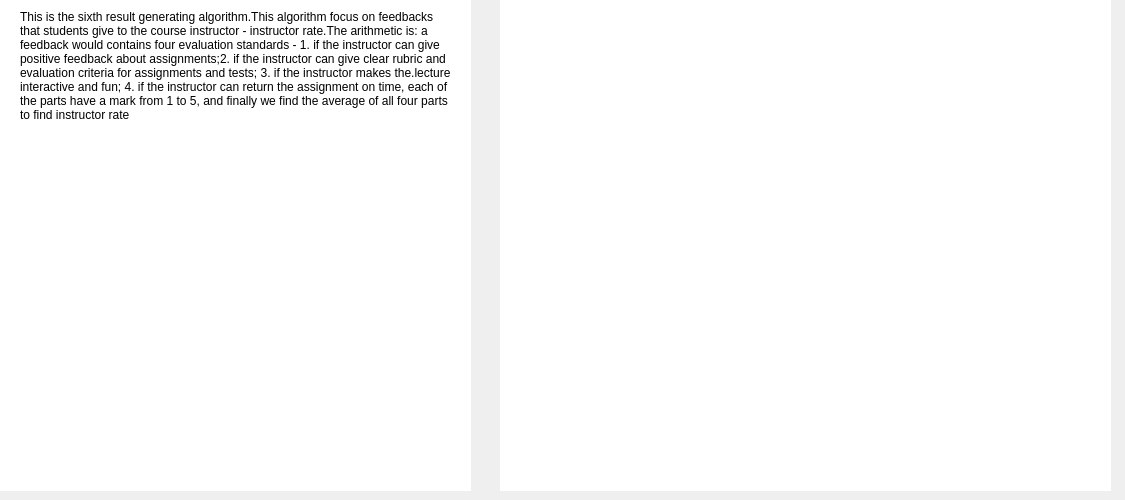
<?xml version="1.0" encoding="UTF-8"?>
<ui version="4.0">
 <class>detailedcontentdialog5</class>
 <widget class="QDialog" name="detailedcontentdialog5">
  <property name="geometry">
   <rect>
    <x>0</x>
    <y>0</y>
    <width>1125</width>
    <height>500</height>
   </rect>
  </property>
  <property name="windowTitle">
   <string>detailed result5</string>
  </property>
  <widget class="QWidget" name="graphWidget" native="true">
   <property name="geometry">
    <rect>
     <x>500</x>
     <y>0</y>
     <width>611</width>
     <height>491</height>
    </rect>
   </property>
   <property name="styleSheet">
    <string notr="true">background-color: rgb(255, 255, 255);</string>
   </property>
   <widget class="QWidget" name="graph" native="true">
    <property name="geometry">
     <rect>
      <x>10</x>
      <y>10</y>
      <width>601</width>
      <height>481</height>
     </rect>
    </property>
   </widget>
  </widget>
  <widget class="QWidget" name="paragraphWidget" native="true">
   <property name="geometry">
    <rect>
     <x>0</x>
     <y>0</y>
     <width>471</width>
     <height>491</height>
    </rect>
   </property>
   <property name="styleSheet">
    <string notr="true">background-color: rgb(255, 255, 255);</string>
   </property>
   <widget class="QLabel" name="description">
    <property name="geometry">
     <rect>
      <x>20</x>
      <y>10</y>
      <width>431</width>
      <height>171</height>
     </rect>
    </property>
    <property name="styleSheet">
     <string notr="true">font: 11pt &quot;Ubuntu&quot;;</string>
    </property>
    <property name="text">
     <string>This is the sixth result generating algorithm.This algorithm focus on feedbacks that students give to the course instructor - instructor rate.The arithmetic is: a feedback would contains four evaluation standards - 1. if the instructor can give positive feedback about assignments;2. if the instructor can give clear rubric and evaluation criteria for assignments and tests; 3. if the instructor makes the.lecture interactive and fun; 4. if the instructor can return the assignment on time, each of the parts have a mark from 1 to 5, and finally we find the average of all four parts to find instructor rate</string>
    </property>
    <property name="alignment">
     <set>Qt::AlignLeading|Qt::AlignLeft|Qt::AlignTop</set>
    </property>
    <property name="wordWrap">
     <bool>true</bool>
    </property>
   </widget>
   <widget class="QLabel" name="Result">
    <property name="geometry">
     <rect>
      <x>10</x>
      <y>190</y>
      <width>441</width>
      <height>291</height>
     </rect>
    </property>
    <property name="styleSheet">
     <string notr="true">font: 12pt &quot;Ubuntu&quot;;</string>
    </property>
    <property name="text">
     <string/>
    </property>
    <property name="alignment">
     <set>Qt::AlignLeading|Qt::AlignLeft|Qt::AlignTop</set>
    </property>
    <property name="wordWrap">
     <bool>true</bool>
    </property>
   </widget>
  </widget>
 </widget>
 <resources/>
 <connections/>
</ui>
